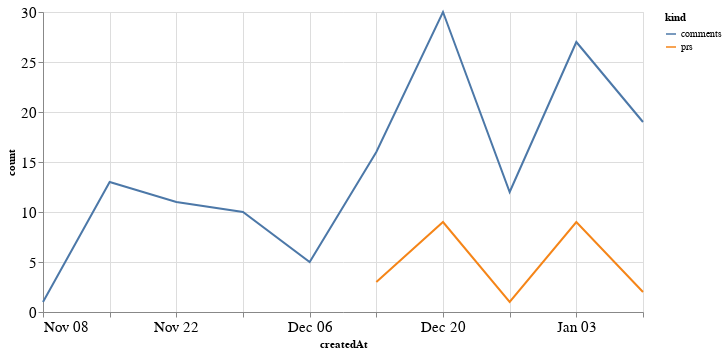

Write notebook code for a chart like this one.
### Code cell
alt.Chart(total_time, width=600).mark_line().encode(
    x='createdAt',
    y='count',
    color='kind'
)

### Figure 1 — Vega-Lite specification as saved in the notebook (floating-point values rounded to 4 significant figures)
{"config": {"axisLeft": {"labelFontSize": 15}, "axisBottom": {"labelFontSize": 15}}, "data": {"name": "data-797315b8e056d1455b24af41c10339e0"}, "mark": "line", "encoding": {"color": {"type": "nominal", "field": "kind"}, "x": {"type": "temporal", "field": "createdAt"}, "y": {"type": "quantitative", "field": "count"}}, "width": 600, "$schema": "https://vega.github.io/schema/vega-lite/v4.8.1.json", "datasets": {"data-797315b8e056d1455b24af41c10339e0": [{"createdAt": "2020-12-13T00:00:00", "kind": "prs", "count": 3.0}, {"createdAt": "2020-12-20T00:00:00", "kind": "prs", "count": 9.0}, {"createdAt": "2020-12-27T00:00:00", "kind": "prs", "count": 1.0}, {"createdAt": "2021-01-03T00:00:00", "kind": "prs", "count": 9.0}, {"createdAt": "2021-01-10T00:00:00", "kind": "prs", "count": 2.0}, {"createdAt": "2020-11-08T00:00:00", "kind": "prs", "count": null}, {"createdAt": "2020-11-15T00:00:00", "kind": "prs", "count": null}, {"createdAt": "2020-11-22T00:00:00", "kind": "prs", "count": null}, {"createdAt": "2020-11-29T00:00:00", "kind": "prs", "count": null}, {"createdAt": "2020-12-06T00:00:00", "kind": "prs", "count": null}, {"createdAt": "2020-12-13T00:00:00", "kind": "comments", "count": 16.0}, {"createdAt": "2020-12-20T00:00:00", "kind": "comments", "count": 30.0}, {"createdAt": "2020-12-27T00:00:00", "kind": "comments", "count": 12.0}, {"createdAt": "2021-01-03T00:00:00", "kind": "comments", "count": 27.0}, {"createdAt": "2021-01-10T00:00:00", "kind": "comments", "count": 19.0}, {"createdAt": "2020-11-08T00:00:00", "kind": "comments", "count": 1.0}, {"createdAt": "2020-11-15T00:00:00", "kind": "comments", "count": 13.0}, {"createdAt": "2020-11-22T00:00:00", "kind": "comments", "count": 11.0}, {"createdAt": "2020-11-29T00:00:00", "kind": "comments", "count": 10.0}, {"createdAt": "2020-12-06T00:00:00", "kind": "comments", "count": 5.0}]}}
